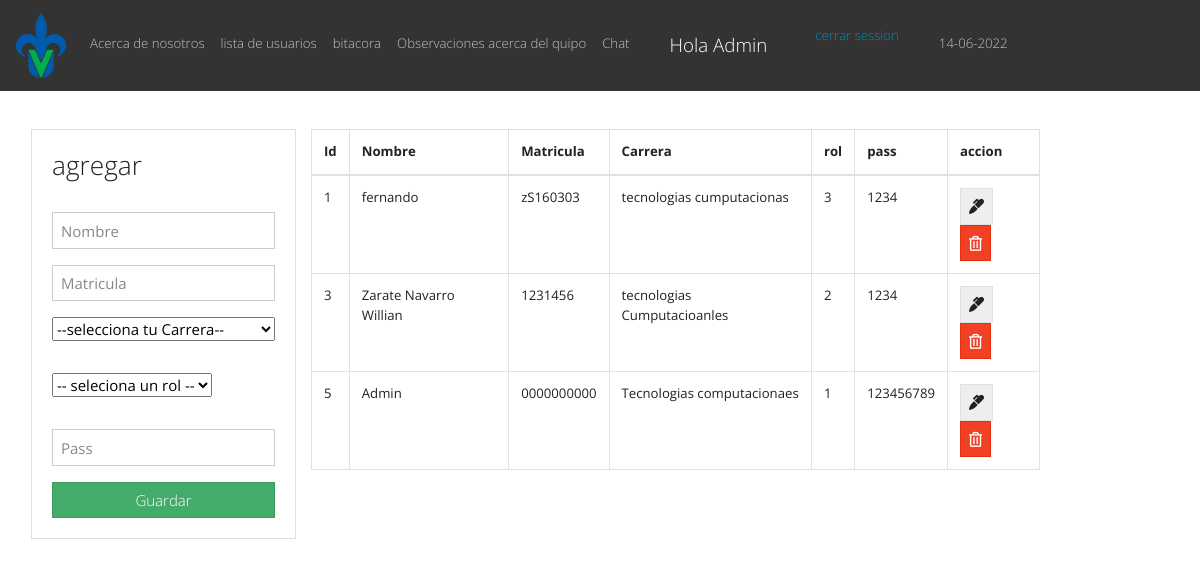
Before: /admin.php (signed in) with the older database file.
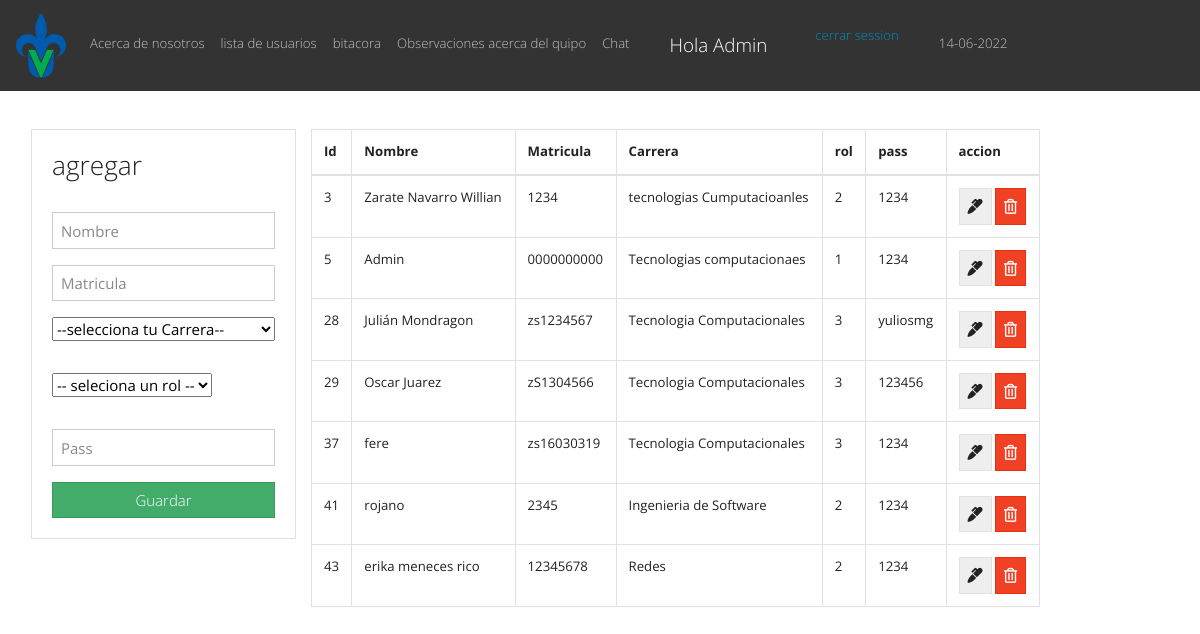
After: the same page with the newer database file.
### tables this page shows
CREATE TABLE `usarios` (
  `id` int(11) NOT NULL AUTO_INCREMENT,
  `nombre` varchar(100) DEFAULT NULL,
  `matricula` varchar(100) DEFAULT NULL,
  `carrera` varchar(100) DEFAULT NULL,
  `id_rol` int(11) DEFAULT NULL,
  `pass` varchar(255) NOT NULL,
  PRIMARY KEY (`id`),
  KEY `fk_id_rol` (`id_rol`),
  CONSTRAINT `fk_id_rol` FOREIGN KEY (`id_rol`) REFERENCES `rol` (`id`)
);

### admin.php (the view, shortened to what this page needs)
<?php
include("db.php");
$username = $_SESSION['username'];
if(!isset($username)){
  header("location: login.php");
  }else{?>
<!DOCTYPE html>
<html lang="en">
  <head>
    <link rel="stylesheet" href="https://bootswatch.com/4/yeti/bootstrap.min.css">
    <link rel="stylesheet" href="https://use.fontawesome.com/releases/v5.6.3/css/all.css">
  </head>
  <body>
<nav class="navbar navbar-expand-sm bg-dark navbar-dark">
  <a class="navbar-brand" >
    <img src="img/uv.png" alt="logo" style="width:50px;">
  </a>
  <ul class="navbar-nav">
    <li class="nav-item">
      <a class="nav-link" href="nosotros1.php ">Acerca de nosotros</a>
    </li>
    <li class="nav-item">
      <a class="nav-link" href="prestamos.php">lista de usuarios </a>
    </li>
    <li class="nav-item">
      <a class="nav-link" href="bitacora.php">bitacora</a>
    </li>
    <li class="nav-item">
      <a class="nav-link" href="observaciones.php">Observaciones acerca del quipo</a>
    </li>
    <li class="nav-item">
      <a class="nav-link" href="chat.php">Chat</a>
    </li>
    <li class="nav-item">
      <a class="nav-link" >             </a>
    </li>
     <li class="nav-item">
      <a class="nav-link" >              </a>
    </li>
     <li class="nav-item">
      <a class="navbar-brand"  tanindex="" alt="volver a la pagina principal">  Hola  <?php echo $username;} ?></a>
    </li>
    <li class="nav-item">
      <a class="nav-link" >             </a>
    </li>
     <li class="nav-item">
      <a class="nav-link" >              </a>
    </li>
    <li class="nav-item">
          <?php
                  echo "<a class='nav-item' href='includes/salir.php' tabindex='' alt='cerrar mi session'>cerrar session </a>";
                ?>
    </li>
    <li class="nav-item">
      <a class="nav-link" >             </a>
    </li>
     <li class="nav-item">
      <a class="nav-link" >              </a>
    </li>
    <li class="nav-item">
      <a class="nav-link" href="#">
        <?php
          echo date("d-");
          echo date("m-");
          echo date("Y");
        ?>
      </a>
    </li>
  </ul>
</nav>
    <br>
<div class="container p-3" >
    <div class="row">
        <div class="col-md-5.5">
            <div class="card card-body">
              <form action="save_admin.php"  alt="formulario crear una cuenta" method="POST">
                <div>
                  <h3>agregar</h3>
                  <br>
                </div>
                <div class="form-group">
                  <input type="text" tabindex="" alt="escribe tu nombre" name="nombre" class ="form-control" placeholder="Nombre" autofocus required>
                </div>
                <div class="form-group">
                  <input type="text" tabindex="" alt="escribe una matricula" name="matricula" class ="form-control" placeholder="Matricula " autofocus required>
                </div>
                <div class="form-group" tabindex="" >
                <select  class="form-group" name="carrera" id=""  required>
                <option value="">--selecciona tu Carrera--</option>
                <option alt="redes"value="Redes">Redes</option></select>
              </div>
                <div tabindex="" alt="crea una contraseña"class="form-group">
                  <select class="form-group" name="id_rol" id=""  required>
                  <option value="">-- seleciona un rol --</option>
                  <option  alt="seleccioanr carrerra redes" value="3">Estudiante</option></select>
                </div>
                <div class="form-group">
                  <input  tabindex="" alt="crea una contraseña "type="text" name="pass" class ="form-control" placeholder="Pass" autofocus required>
                </div>
                <input tabindex="" alt="guardar guardar y crear la cuenta" type="submit" class="btn btn-success btn-block" name="save" value="Guardar">
              </form>
            </div>
        </div>
        <div class="col-md-8">
            <table class="table table-bordered">
                <thead>
                    <tr>
                        <th>Id</th>
                        <th>Nombre</th>
                        <th>Matricula</th>
                        <th>Carrera</th>
                        <th>rol</th>
                        <th>pass</th>
                        <th>accion</th>
                    </tr>
                </thead>
                <tbody>
                    <?php
                        $sql ="SELECT * FROM usarios";
                        $consuta= mysqli_query( $conn, $sql );
                        while($row = mysqli_fetch_array($consuta) ){ ?>
                        <tr>
                            <td><?php echo $row['id'] ?></td>
                            <td><?php echo $row['nombre'] ?></td>
                            <td><?php echo $row['matricula'] ?></td>
                            <td><?php echo $row['carrera'] ?></td>
                            <td><?php echo $row['id_rol'] ?></td>
                            <td><?php echo $row['pass'] ?></td>
                            <td>
                               <a tabindex="10" alt="editar usuarios " href="edit.php?id=<?php echo $row['id'] ?>" class="btn btn-secondary">
                                   <i class="fas fa-marker"> </i>
                               </a>
                                  <a tabindex="11" alt="borrar usuario BE careful" href="delete.php?id=<?php echo $row['id'] ?>" class="btn btn-danger">
                                   <i class="far fa-trash-alt"></i>
                               </a>
                            </td>
                        </tr>
                    <?php } ?>
                </tbody>
            </table>
        </div>
    </div>
</div>
<?php include("includes/footer.php") ?>

### includes/footer.php (shortened to what this page needs)
</body>
</html>

Changed rows visible on the page:
removed usarios: id "1", nombre "fernando", matricula "zS160303", carrera "tecnologias cumputacionas", id_rol "3", pass "1234"
changed usarios "Zarate Navarro Willian": matricula "1231456" → "1234"
changed usarios "Admin": pass "123456789" → "1234"
added usarios: id "28", nombre "Julián Mondragon", matricula "zs1234567", carrera "Tecnologia Computacionales", id_rol "3", pass "yuliosmg"
added usarios: id "29", nombre "Oscar Juarez", matricula "zS1304566", carrera "Tecnologia Computacionales", id_rol "3", pass "123456"
added usarios: id "37", nombre "fere", matricula "zs16030319", carrera "Tecnologia Computacionales", id_rol "3", pass "1234"
added usarios: id "41", nombre "rojano", matricula "2345", carrera "Ingenieria de Software", id_rol "2", pass "1234"
added usarios: id "43", nombre "erika meneces rico", matricula "12345678", carrera "Redes", id_rol "2", pass "1234"
